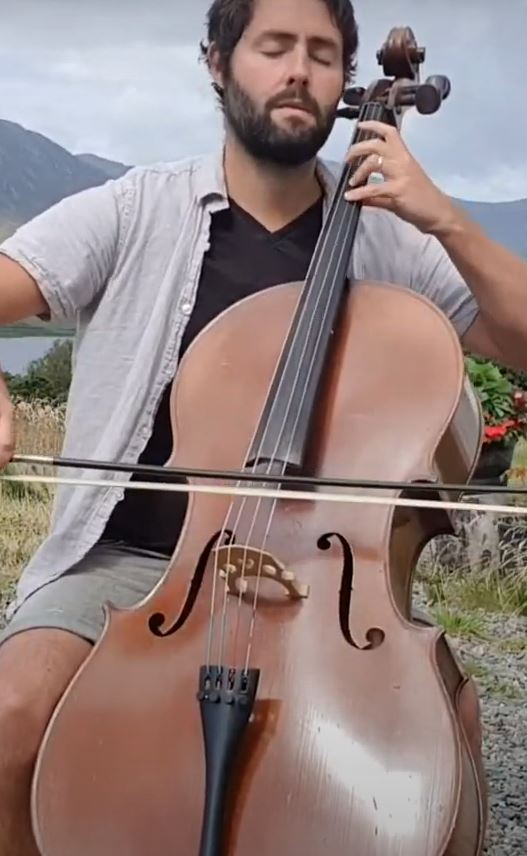
#> input picture cello_pics/video10_3.JPG, 527 x 856 px
$ python -i part_detection.py   (imports and definitions only)
#> lines starting #> are read from the running program, lines starting #| are printed output that depends on the picture; after the words box and inside, x2 and y2 are one past the last pixel; in counts of white or black regions, pixels touching at a corner belong together
import numpy as np
import cv2

def convolve_x(img, height = 9, sigma = 0.2, threshold = 30):
    Gx = np.array([1 / (sigma * np.sqrt(2 * np.pi)) * np.e**(-y**2 / (2 * sigma**2)) for y in range(-height//2+1, height//2+1)])
    Gx = np.expand_dims(Gx, axis = 0) / np.sum(Gx)
    Gx = Gx - np.ones(height) / height
    out = cv2.filter2D(img, -1, Gx)
    out[out > threshold] = 255
    return out

def convolve_y(img, height = 9, sigma = 1):
    Gy = np.array([1 / (sigma * np.sqrt(2 * np.pi)) * np.e**(-y**2 / (2 * sigma**2)) for y in range(-height//2+1, height//2+1)])
    Gy = np.expand_dims(Gy, axis = 1) / np.sum(Gy)
    Gy = Gy - np.ones(height) / height
    return cv2.filter2D(img, -1, Gy)

def detectLines(img, minVotes = 10, rRes = 1, rPrev = None, rRange = 30, tRes = np.pi / 180, tPrev = None, tRange = 0.10, minBrightness = 200, best = None, optimizer = None):
    height, width = img.shape
    ans = dict()

    if minVotes < 10:
        return np.array([[]])

    if optimizer == None:
        height_range = range(height)
        width_range = range(width)
    elif optimizer == 'bow':
        height_range = range(height//3, 3*height//4)
        width_range = range(width//4, 3*width//4)
    elif optimizer == 'fingerboard':
        height_range = range(height//2)
        width_range = range(width//4, 3*width//4)

    if tPrev == None:
        t_range = range(int(np.pi / tRes))
    else:
        t_range = range(int((tPrev - tRange/2) / tRes), int((tPrev + tRange/2) / tRes))

    for r in height_range:
        for c in width_range:
            if img[r,c] < minBrightness:
                continue
            for i in t_range:
                rho = (r * np.cos(i * tRes) + c * np.sin(i * tRes)) // rRes * rRes
                if rPrev != None and abs(rho - rPrev) > rRange / 2:
                    continue
                if rho in ans.keys():
                    ans[rho][i] = ans[rho].get(i, 0) + 1
                else:
                    ans[rho] = dict()
                    ans[rho][i] = 1

    # create output array
    out = []
    for rho, d in ans.items():
        for theta, votes in d.items():
            if votes >= minVotes:
                out.append([rho, theta * tRes, ans[rho][theta]])
    if len(out) == 0:
        return detectLines(img, minVotes//3, rRes, rPrev, rRange, tRes, tPrev, tRange, minBrightness, best, optimizer)
    out = np.array(out)

    if best == None:
        return out[(-out)[:, 2].argsort()]
    return out[(-out)[:, 2].argsort()][:best]

def detect_bow(img, rPrev = None, tPrev = None, optimized = False):
    gray = cv2.cvtColor(img, cv2.COLOR_BGR2GRAY)
    Fy = convolve_y(gray)
    lines = detectLines(Fy, minVotes = gray.shape[1] // 3, rRes = 1, rPrev = rPrev, tRes = np.pi / 180, tPrev = tPrev, tRange = 0.3, best = 1, optimizer = 'bow' if optimized else None)
    temp = img.copy()

    if not np.any(lines):
        return temp, None, None
    out_rho = None
    out_theta = None
    for l in lines:
        rho, theta, votes = l
        out_rho = rho
        out_theta = theta
        b = np.cos(theta)
        a = np.sin(theta)
        x0 = a*rho
        y0 = b*rho
        x1 = int(x0 + 1000*(-b))
        y1 = int(y0 + 1000*(a))
        x2 = int(x0 - 1000*(-b))
        y2 = int(y0 - 1000*(a))

        cv2.line(temp,(x1,y1), (x2,y2), (0,0,255), 2)

    return temp, out_rho, out_theta

def detect_fingerboard(img, rPrev = None, tPrev = None, optimized = False):
    gray = cv2.cvtColor(img, cv2.COLOR_BGR2GRAY)
    Fx = convolve_x(gray)
    lines = detectLines(Fx, minVotes = gray.shape[0] // 3, rRes = 1, rPrev = rPrev, tRes = np.pi / 180, tPrev = tPrev, best = 1, optimizer = 'fingerboard' if optimized else None)
    temp = img.copy()

    if not np.any(lines):
        return temp, None, None
    out_rho = None
    out_theta = None
    for l in lines:
        rho, theta, votes = l
        out_rho = rho
        out_theta = theta
        b = np.cos(theta)
        a = np.sin(theta)
        x0 = a*rho
        y0 = b*rho
        x1 = int(x0 + 1000*(-b))
        y1 = int(y0 + 1000*(a))
        x2 = int(x0 - 1000*(-b))
        y2 = int(y0 - 1000*(a))

        cv2.line(temp,(x1,y1), (x2,y2), (255,0,0), 2)

    return temp, out_rho, out_theta

def detect_both(img, rPrev1 = None, rPrev2 = None, tPrev1 = None, tPrev2 = None, optimized = False):

    temp1, out_rho1, out_theta1 = detect_fingerboard(img, rPrev1, tPrev1, optimized)
    temp2, out_rho2, out_theta2 = detect_bow(temp1, rPrev2, tPrev2, optimized)
    return temp2, out_rho1, out_rho2, out_theta1, out_theta2

    gray = cv2.cvtColor(img, cv2.COLOR_BGR2GRAY)
    temp = img.copy()

    # find fingerboard
    Fx = convolve_x(gray)
    lines = detectLines(Fx, minVotes = gray.shape[0] // 3, rRes = 1, rPrev = rPrev1, tRes = np.pi / 180, tPrev = tPrev1, best = 1, optimizer = 'fingerboard' if optimized else None)

    out_rho1 = None
    out_theta1 = None
    for l in lines:
        rho, theta, votes = l
        out_rho1 = rho
        out_theta1 = theta
        b = np.cos(theta)
        a = np.sin(theta)
        x0 = a*rho
        y0 = b*rho
        x1 = int(x0 + 1000*(-b))
        y1 = int(y0 + 1000*(a))
        x2 = int(x0 - 1000*(-b))
        y2 = int(y0 - 1000*(a))

        cv2.line(temp,(x1,y1), (x2,y2), (255,0,0), 2)

    # find bow
    Fy = convolve_y(gray)
    lines = detectLines(Fy, minVotes = gray.shape[1] // 3, rRes = 1, rPrev = rPrev2, tRes = np.pi / 180, tPrev = tPrev2, tRange = 0.3, best = 1, optimizer = 'bow' if optimized else None)

    out_rho2 = None
    out_theta2 = None
    for l in lines:
        rho, theta, votes = l
        out_rho2 = rho
        out_theta2 = theta
        b = np.cos(theta)
        a = np.sin(theta)
        x0 = a*rho
        y0 = b*rho
        x1 = int(x0 + 1000*(-b))
        y1 = int(y0 + 1000*(a))
        x2 = int(x0 - 1000*(-b))
        y2 = int(y0 - 1000*(a))

        cv2.line(temp,(x1,y1), (x2,y2), (0,0,255), 2)

    return temp, out_rho1, out_rho2, out_theta1, out_theta2

>>> import cv2
>>> picture = cv2.imread('cello_pics/video10_3.JPG')
#> picture is the input picture: shape (856, 527, 3); mean B, G, R 126.9, 129.3, 147.1
>>> result = detect_both(picture)
#> in detect_fingerboard, `gray = cv2.cvtColor(img, cv2.COLOR_BGR2GRAY)`:
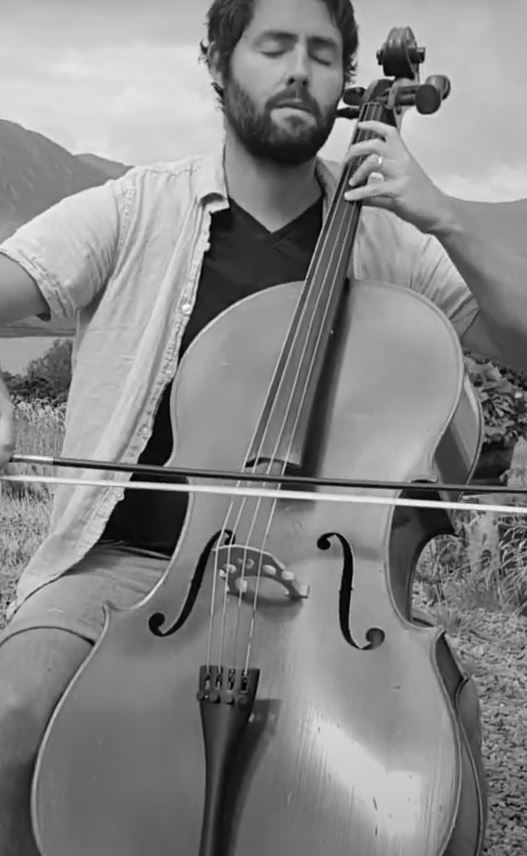
#> gray: shape (856, 527); min 0, max 254, mean 134.4
#> in convolve_x, `out = cv2.filter2D(img, -1, Gx)`:
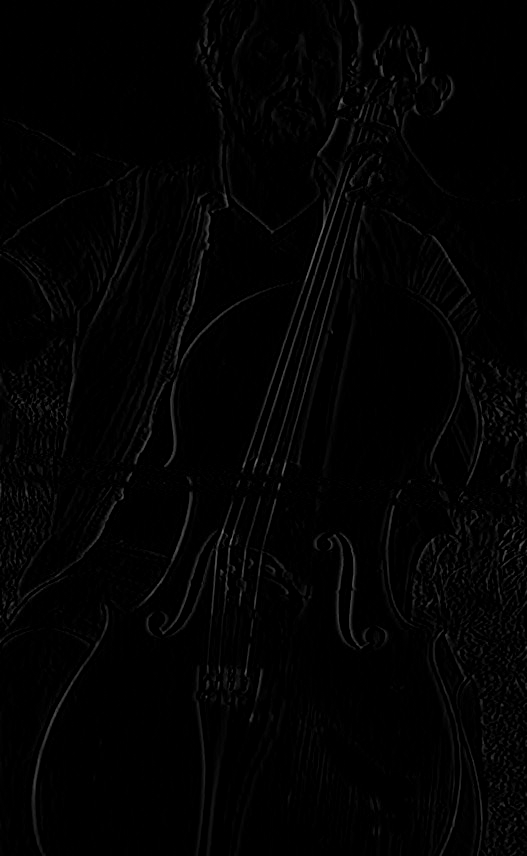
#> out: shape (856, 527); min 0, max 121, mean 2.8
#> in convolve_x, `out[out > threshold] = 255`:
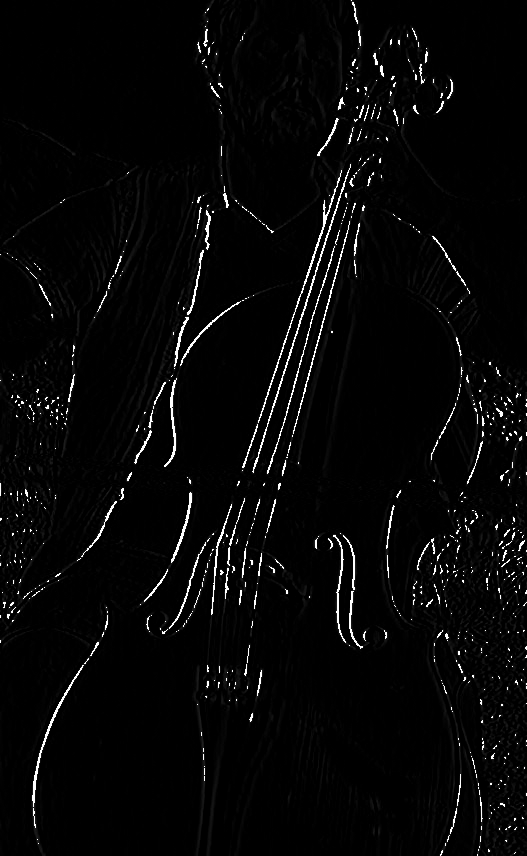
#> out: shape (856, 527); 2.01% of pixels changed, all inside (x1, y1, x2, y2) = (0, 0, 527, 856)
#> in detect_fingerboard, `lines = detectLines(Fx, minVotes = gray.shape[0] // 3, rRes = 1, rPrev..`: lines = [[394, 1.31, 274]]
#> the loop in detect_fingerboard, `for l in lines:` made 1 pass
#> (rho, theta, votes, out_rho, out_theta, b, a, x0) on pass 1: (394, 1.31, 274, 394, 1.31, 0.259, 0.966, 380.6)
#> after the loop in detect_fingerboard, `for l in lines:`:
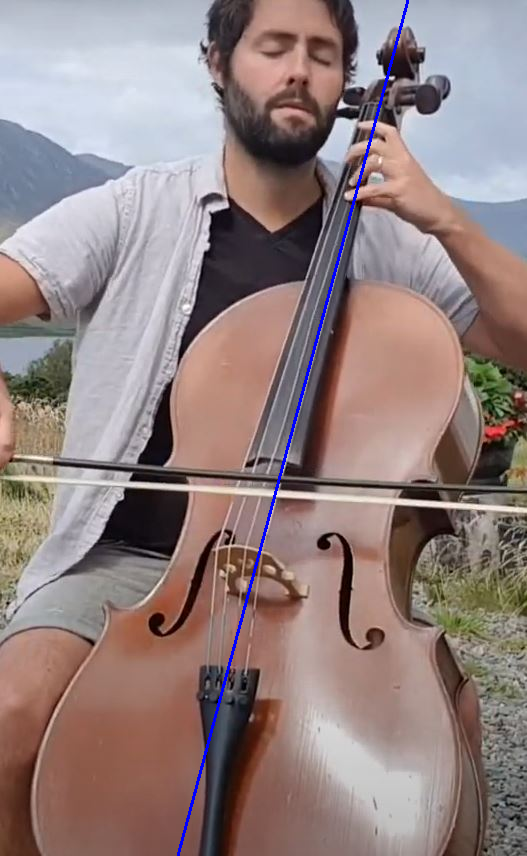
#> temp: shape (856, 527, 3); 0.58% of pixels changed, all inside (x1, y1, x2, y2) = (177, 0, 409, 856)
#> in detect_both, `temp1, out_rho1, out_theta1 = detect_fingerboard(img, rPrev1, tPrev1, ..`: out_rho1 = 394; out_theta1 = 1.31
#> in convolve_y, `return cv2.filter2D(img, -1, Gy)`:
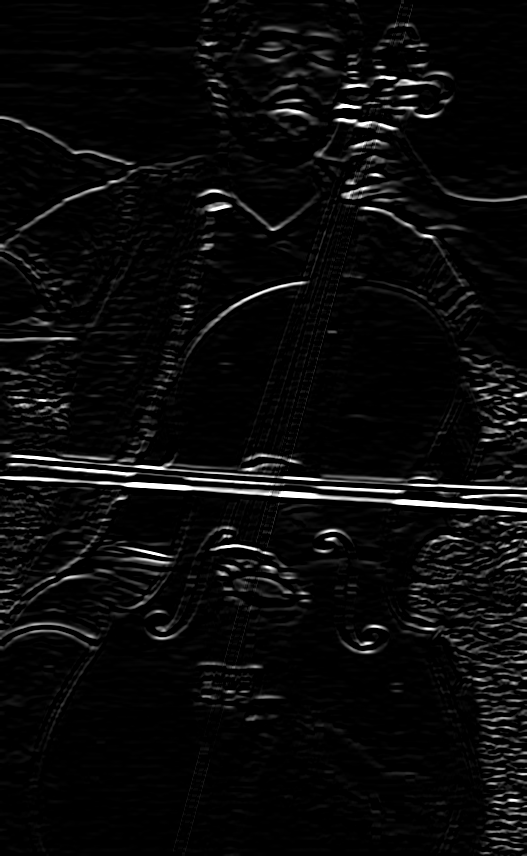
#> returned value: shape (856, 527); min 0, max 255, mean 11
#> in detect_bow, `lines = detectLines(Fy, minVotes = gray.shape[1] // 3, rRes = 1, rPrev..`: lines = [[-474, 3.07, 388]]
#> the loop in detect_bow, `for l in lines:` made 1 pass
#> (rho, theta, votes, out_rho, out_theta, b, a, x0) on pass 1: (-474, 3.07, 388, -474, 3.07, -0.998, 0.0698, -33.06)
#> after the loop in detect_bow, `for l in lines:`:
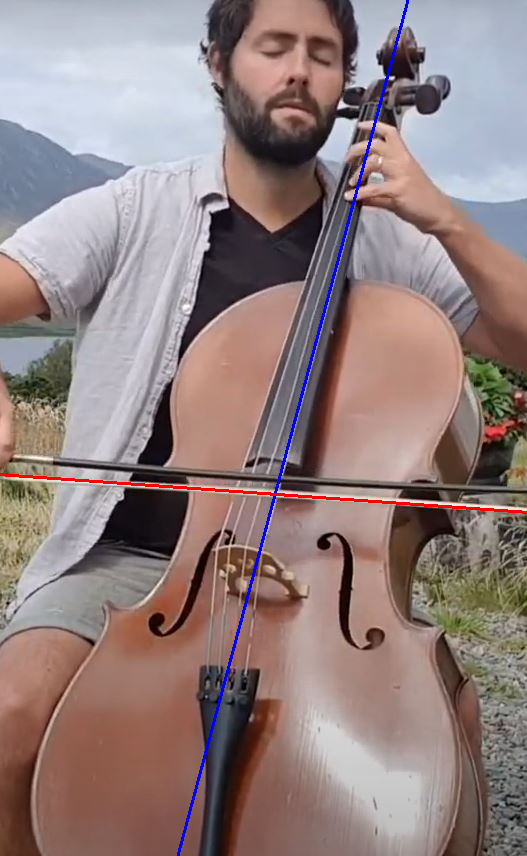
#> temp: shape (856, 527, 3); 0.35% of pixels changed, all inside (x1, y1, x2, y2) = (0, 473, 527, 514)
#> in detect_both, `temp2, out_rho2, out_theta2 = detect_bow(temp1, rPrev2, tPrev2, optimi..`: out_rho2 = -474; out_theta2 = 3.07
#> result = 5 items
